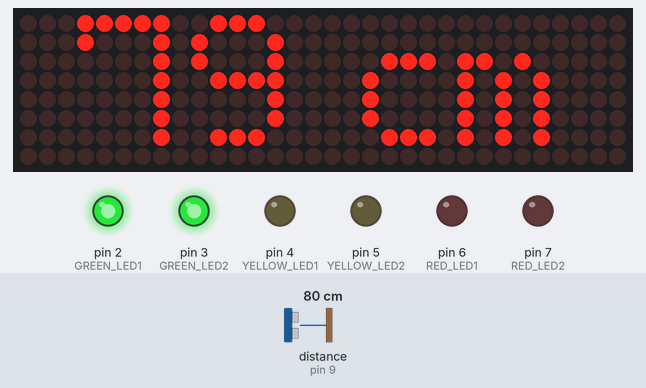
Simulated run of this sketch. Board: Arduino Uno, built with avr-gcc and run on an emulated ATmega328P. On the bench: 32×8 LED matrix, output pins drawn as LEDs (lit = HIGH). Wiring (inferred from the names in the program): ultrasonic range finder: trigger pin 8; echo pin 9. The test bench sets the inputs (shaded band); at power-on: distance to the obstacle (sensor on pin 9) 80 cm. The echo pulse lasts 58.3 µs per cm; pins used as bus, display or sensor lines are not drawn.

Above: at 1.6 s.
1.7 s: distance to the obstacle (sensor on pin 9) set to 2 cm
At 2.5 s:
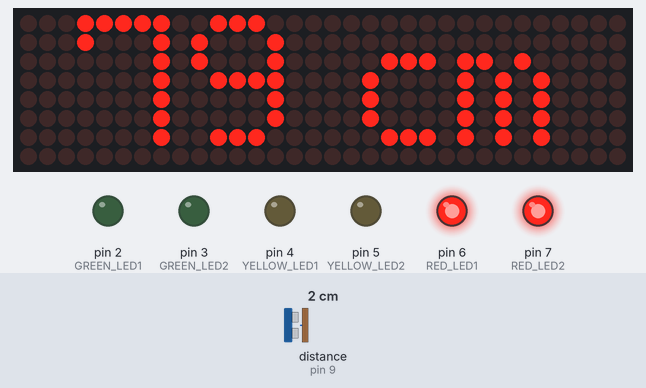
4.7 s: distance to the obstacle (sensor on pin 9) set to 18 cm
At 7.2 s:
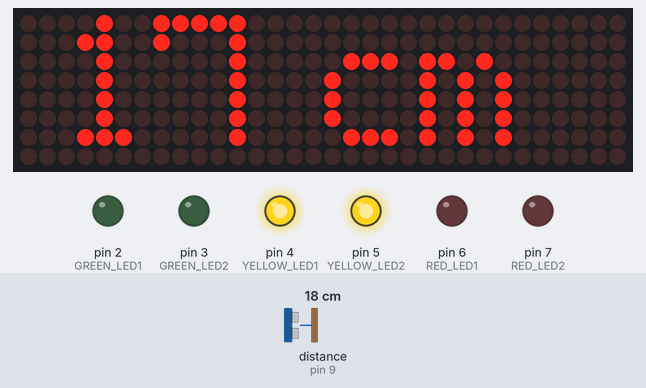
7.5 s: distance to the obstacle (sensor on pin 9) set to 60 cm
At 10.6 s:
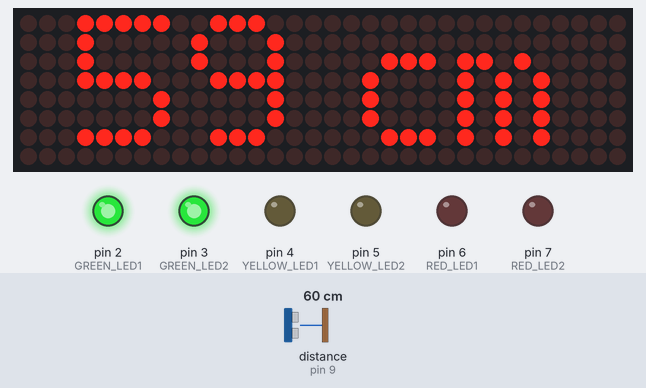
Timing chart, 0 to 12.1 s (numbered marks = the images above; inputs shaded):
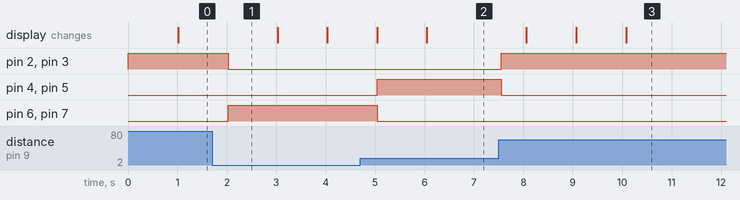

The sketch:

SensorUltra_Display4x8x8_Leds.ino
```cpp
#include <SoftwareSerial.h>
#include <MD_Parola.h>
#include <MD_MAX72xx.h>
#include <SPI.h>

// Configuração do Bluetooth (opcional)
SoftwareSerial bt(3, 2); // Rx = 3, Tx = 2

// Definir os pinos para o sensor HC-SR04
#define TRIGGER_PIN 8
#define ECHO_PIN 9

// Configuração dos LEDs
#define GREEN_LED1 2
#define GREEN_LED2 3
#define YELLOW_LED1 4
#define YELLOW_LED2 5
#define RED_LED1 6
#define RED_LED2 7

// Configuração do display
#define HARDWARE_TYPE MD_MAX72XX::FC16_HW
#define MAX_DEVICES 4
#define CLK_PIN   12
#define DATA_PIN  10
#define CS_PIN    11

MD_Parola P = MD_Parola(HARDWARE_TYPE, DATA_PIN, CLK_PIN, CS_PIN, MAX_DEVICES);

// Buffer para a mensagem
#define BUF_SIZE 75
char curMessage[BUF_SIZE] = { "" };
char newMessage[BUF_SIZE] = { "Distancia:  " };
bool newMessageAvailable = true;

void setup() {
  Serial.begin(57600);
  bt.begin(9600);

  // Configuração dos pinos do sensor HC-SR04
  pinMode(TRIGGER_PIN, OUTPUT);
  pinMode(ECHO_PIN, INPUT);

  // Configuração dos LEDs
  pinMode(GREEN_LED1, OUTPUT);
  pinMode(GREEN_LED2, OUTPUT);
  pinMode(YELLOW_LED1, OUTPUT);
  pinMode(YELLOW_LED2, OUTPUT);
  pinMode(RED_LED1, OUTPUT);
  pinMode(RED_LED2, OUTPUT);

  // Configuração do display
  P.begin();
  P.setIntensity(15);  // Define a intensidade do display
  P.displayText(curMessage, PA_LEFT, 0, 0, PA_PRINT, PA_NO_EFFECT); // Texto estático
}

void loop() {
  // Ler a distância do sensor HC-SR04
  long duration, distance;

  // Enviar o sinal de Trigger
  digitalWrite(TRIGGER_PIN, LOW);
  delayMicroseconds(2);
  digitalWrite(TRIGGER_PIN, HIGH);
  delayMicroseconds(10);
  digitalWrite(TRIGGER_PIN, LOW);

  // Ler o sinal de Echo
  duration = pulseIn(ECHO_PIN, HIGH);

  // Calcular a distância (em centímetros)
  distance = duration * 0.0344 / 2;  // Dividir por 2 pois o som vai e volta

  // Converter a distância para string para exibir no display
  snprintf(newMessage, BUF_SIZE, " %ld cm", distance);
  newMessageAvailable = true;

  // Exibir no display
  if (P.displayAnimate()) {
    if (newMessageAvailable) {
      strcpy(curMessage, newMessage);
      newMessageAvailable = false;
    }
    P.displayReset();
  }

  // Lógica para acender os LEDs
  if (distance > 20) {
    // Acende os LEDs verdes
    digitalWrite(GREEN_LED1, HIGH);
    digitalWrite(GREEN_LED2, HIGH);
    digitalWrite(YELLOW_LED1, LOW);
    digitalWrite(YELLOW_LED2, LOW);
    digitalWrite(RED_LED1, LOW);
    digitalWrite(RED_LED2, LOW);
  }
  else if (distance > 10 && distance <= 20) {
    // Acende os LEDs amarelos
    digitalWrite(GREEN_LED1, LOW);
    digitalWrite(GREEN_LED2, LOW);
    digitalWrite(YELLOW_LED1, HIGH);
    digitalWrite(YELLOW_LED2, HIGH);
    digitalWrite(RED_LED1, LOW);
    digitalWrite(RED_LED2, LOW);
  }
  else {
    // Acende os LEDs vermelhos
    digitalWrite(GREEN_LED1, LOW);
    digitalWrite(GREEN_LED2, LOW);
    digitalWrite(YELLOW_LED1, LOW);
    digitalWrite(YELLOW_LED2, LOW);
    digitalWrite(RED_LED1, HIGH);
    digitalWrite(RED_LED2, HIGH);
  }

  // Adicionar um pequeno delay para estabilidade
  delay(500);
}
```

Measured:
- after the input at 1.7 s, pin 2 (GREEN_LED1), pin 3 (GREEN_LED2): HIGH → LOW after 0.33 s; pin 6 (RED_LED1), pin 7 (RED_LED2): LOW → HIGH after 0.33 s
- after the input at 4.7 s, pin 4 (YELLOW_LED1), pin 5 (YELLOW_LED2): LOW → HIGH after 0.34 s; pin 6 (RED_LED1), pin 7 (RED_LED2): HIGH → LOW after 0.34 s; the display: first differs from a run without the input after 1.3 s (image 2)
- after the input at 7.5 s, pin 2 (GREEN_LED1), pin 3 (GREEN_LED2): LOW → HIGH after 0.06 s; pin 4 (YELLOW_LED1), pin 5 (YELLOW_LED2): HIGH → LOW after 0.06 s; the display: changes after 0.56 s (image 3)
